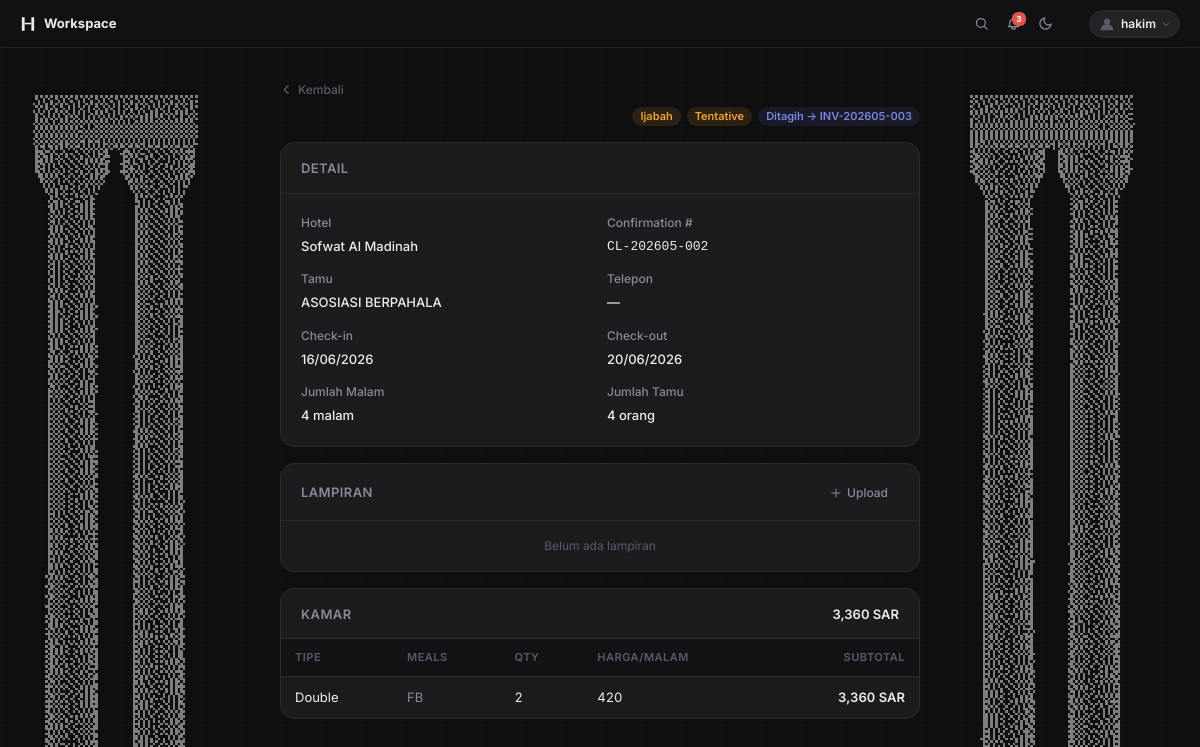
Page /cl/3/ (signed in) on the committed database.
### invoices/models.py (models this page shows, shortened)
class ConfirmationLetter(models.Model):
    company = models.CharField(max_length=20, choices=COMPANY_CHOICES, default='konoz')
    client  = models.ForeignKey('Client', null=True, blank=True, on_delete=models.SET_NULL, related_name='cls')
    hotel_name = models.CharField(max_length=200)
    guest_name = models.CharField(max_length=200)
    guest_phone = models.CharField(max_length=50, blank=True)
    check_in = models.DateField(null=True, blank=True)
    check_out = models.DateField(null=True, blank=True)
    confirmation_number = models.CharField(max_length=100)
    reservation_status = models.CharField(max_length=50, default='DEFINITE')
    invoice = models.ForeignKey(
        'Invoice',
        null=True, blank=True,
        on_delete=models.SET_NULL,
        related_name='confirmation_letters',
    )
    note = models.TextField(blank=True)
    ai_summary = models.TextField(blank=True)
    created_at = models.DateTimeField(auto_now_add=True)
    updated_at = models.DateTimeField(auto_now=True)
    class Meta:
        ordering = ['-created_at']
    @property
    def num_nights(self):
        if self.check_in and self.check_out:
            return (self.check_out - self.check_in).days
        return 0
    @property
    def total_price(self):
        return sum(r.subtotal for r in self.rooms.all())
    @property
    def num_guests(self):
        capacity = {'Double': 2, 'Triple': 3, 'Quad': 4, 'Quint': 5}
        return sum(capacity.get(r.room_type, 1) * r.quantity for r in self.rooms.all())

class Invoice(models.Model):
    company = models.CharField(max_length=20, choices=COMPANY_CHOICES, default='konoz')
    client  = models.ForeignKey('Client', null=True, blank=True, on_delete=models.SET_NULL, related_name='invoices')
    invoice_type = models.CharField(max_length=20, choices=INVOICE_TYPE_CHOICES, default='hotel')
    invoice_number = models.CharField(max_length=100)
    customer_name = models.CharField(max_length=200)
    issued_date = models.DateField(null=True, blank=True)
    due_date = models.DateField(null=True, blank=True)
    currency = models.CharField(max_length=10, default='SAR')
    ai_summary = models.TextField(blank=True)
    created_at = models.DateTimeField(auto_now_add=True)
    updated_at = models.DateTimeField(auto_now=True)
    class Meta:
        ordering = ['-created_at']
    @property
    def total_sar(self):
        return sum(r.total_sar for r in self.reservations.all())
    @property
    def total_paid_sar(self):
        from .utils import convert_to_sar
        return sum(
            int(round(convert_to_sar(float(p.amount), p.currency, float(p.exchange_rate))))
            for p in self.payments.all()
        )
    @property
    def remaining_sar(self):
        return self.total_sar - self.total_paid_sar

class Room(models.Model):
    cl = models.ForeignKey(ConfirmationLetter, on_delete=models.CASCADE, related_name='rooms')
    room_type = models.CharField(max_length=50)
    meals = models.CharField(max_length=100, blank=True)
    quantity = models.PositiveIntegerField(default=1)
    price = models.DecimalField(max_digits=12, decimal_places=2, default=0)
    @property
    def subtotal(self):
        nights = self.cl.num_nights or 1
        return float(self.price) * self.quantity * nights

### invoices/views/cl_views.py (the view)
# urls.py: path('cl/<int:pk>/', views.cl_detail, name='cl_detail'),
@login_required
def cl_detail(request, pk):
    cl = get_object_or_404(ConfirmationLetter, pk=pk)
    return render(request, "invoices/cl/cl_detail.html", {
        "cl": cl,
        "ai_summary": cl.ai_summary or None,
    })

### invoices/utils.py (called while the page is built)
def convert_to_sar(amount, currency, exchange_rate):
    if currency == "SAR":
        return amount
    elif currency == "IDR":
        return amount / exchange_rate if exchange_rate != 0 else 0
    else:  # USD or others
        return amount * exchange_rate

### invoices/templates/invoices/cl/cl_detail.html (shortened to what this page needs)
{% extends 'invoices/partials/_base.html' %}
{% load static humanize %}
{% block content %}
<div class="page-sm">
  <div class="page-header" style="margin-bottom:16px;justify-content:flex-end;align-items:flex-end;">
    <div style="display:flex;gap:6px;align-items:center;flex-wrap:wrap;justify-content:flex-end;width:100%;">
      {% if cl.company == 'ijabah' %}<span class="badge badge-yellow">Ijabah</span>
      {% else %}<span class="badge badge-blue">Konoz</span>{% endif %}
      {% if cl.reservation_status == 'DEFINITE' %}<span class="badge badge-green">Definite</span>
      {% else %}<span class="badge badge-yellow">Tentative</span>{% endif %}
      {% if cl.invoice %}
      <a href="{% url 'invoice_detail' cl.invoice.pk %}" class="badge badge-blue" style="text-decoration:none;" title="Ditagih dalam invoice ini">
        Ditagih → {{ cl.invoice.invoice_number }}
      </a>
      {% endif %}
    </div>
  </div>
  <div class="card">
    <div class="card-header"><span class="card-title">Detail</span></div>
    <div class="card-body">
      <div class="grid-2">
        <div class="field"><div class="field-label">Hotel</div><div class="field-value">{{ cl.hotel_name }}</div></div>
        <div class="field"><div class="field-label">Confirmation #</div><div class="field-value copyable" style="font-family:monospace;" onclick="copyText('{{ cl.confirmation_number }}')" title="Klik untuk menyalin">{{ cl.confirmation_number }}</div></div>
        <div class="field"><div class="field-label">Tamu</div><div class="field-value">{{ cl.guest_name }}</div></div>
        <div class="field"><div class="field-label">Telepon</div><div class="field-value">{{ cl.guest_phone|default:"—" }}</div></div>
        <div class="field"><div class="field-label">Check-in</div><div class="field-value">{% if cl.check_in %}{{ cl.check_in|date:"d/m/Y" }}{% else %}—{% endif %}</div></div>
        <div class="field"><div class="field-label">Check-out</div><div class="field-value">{% if cl.check_out %}{{ cl.check_out|date:"d/m/Y" }}{% else %}—{% endif %}</div></div>
        <div class="field"><div class="field-label">Jumlah Malam</div><div class="field-value">{{ cl.num_nights }} malam</div></div>
        <div class="field"><div class="field-label">Jumlah Tamu</div><div class="field-value">{{ cl.num_guests }} orang</div></div>
      </div>
    </div>
  </div>
  {% include 'invoices/partials/_attachments.html' with target_type="cl" target_id=cl.pk attachments=cl.attachments.all %}
  <div class="card">
    <div class="card-header">
      <span class="card-title">Kamar</span>
      <span style="font-size:13px;font-weight:600;color:var(--text);">{{ cl.total_price|floatformat:0|intcomma }} SAR</span>
    </div>
    <div class="table-wrap">
      <table>
        <thead>
          <tr><th>Tipe</th><th class="col-m-hide">Meals</th><th class="col-m-hide">Qty</th><th class="col-m-hide">Harga/Malam</th><th style="text-align:right;">Subtotal</th></tr>
        </thead>
        <tbody>
          {% for room in cl.rooms.all %}
          <tr>
            <td class="col-m-primary">
              {{ room.room_type }}
            </td>
            <td class="col-m-hide" style="color:var(--text-2);">{{ room.meals|default:"—" }}</td>
            <td class="mono col-m-hide">{{ room.quantity }}</td>
            <td class="mono col-m-hide">{{ room.price|floatformat:0|intcomma }}</td>
            <td class="mono col-m-amount" style="font-weight:600;text-align:right;">{{ room.subtotal|floatformat:0|intcomma }} SAR</td>
          </tr>
          {% empty %}
          <tr><td colspan="5" style="text-align:center;color:var(--text-3);padding:20px;">Tidak ada data kamar</td></tr>
          {% endfor %}
        </tbody>
      </table>
    </div>
  </div>
</div>
{% endblock %}

### invoices/templates/invoices/partials/_base.html (shortened to what this page needs)
{% load static %}
<!DOCTYPE html>
<html lang="en" data-theme="dark">
<head>
  <link rel="stylesheet" href="{% static 'invoices/css/design.css' %}">
</head>
<body>
  <nav class="topbar">
    <a href="{% url 'home' %}" class="topbar-brand" data-shortcut="home">
  <svg width="16" height="16" viewBox="0 0 26 26" fill="none" xmlns="http://www.w3.org/2000/svg">
    <rect x="3" y="2" width="4.5" height="22" fill="currentColor"/>
    <rect x="18.5" y="2" width="4.5" height="22" fill="currentColor"/>
    <rect x="7.5" y="11" width="11" height="2.5" fill="currentColor"/>
  </svg>
  Workspace
</a>
    {% if user.is_authenticated %}
    <div class="topbar-right">
      <button type="button" id="btn-search" class="topbar-icon-btn" title="Cari (/)">
        <svg width="15" height="15" fill="none" stroke="currentColor" stroke-width="2" viewBox="0 0 24 24"><circle cx="11" cy="11" r="7"/><path stroke-linecap="round" d="M21 21l-4.35-4.35"/></svg>
      </button>
      <button type="button" class="topbar-icon-btn" id="btn-notif" title="Notifikasi">
        {% if due_soon_count %}<span class="notif-badge">{{ due_soon_count }}</span>{% endif %}
      </button>
      <button type="button" id="btn-theme" class="topbar-icon-btn" title="Ganti tema" onclick="toggleTheme()">
        <svg id="icon-moon" width="15" height="15" fill="none" stroke="currentColor" stroke-width="2" viewBox="0 0 24 24"><path stroke-linecap="round" stroke-linejoin="round" d="M21 12.79A9 9 0 1111.21 3a7 7 0 009.79 9.79z"/></svg>
      </button>
      <div class="account-wrap" id="account-wrap">
        <button type="button" id="btn-account" class="account-btn" aria-label="Akun">
          {% if user.profile.avatar %}
          <img src="{{ user.profile.avatar.url }}" class="account-avatar-img" alt="{{ user.username }}">
          {% else %}
          <svg class="account-avatar-default" width="18" height="18" viewBox="0 0 20 20" fill="none" xmlns="http://www.w3.org/2000/svg">
            <circle cx="10" cy="7.5" r="3.5" fill="currentColor"/>
            <path d="M3 17c0-3.866 3.134-7 7-7s7 3.134 7 7" fill="currentColor"/>
          </svg>
          {% endif %}
          <span class="account-username">{{ user.username }}</span>
          <svg class="account-chevron" width="10" height="10" fill="none" stroke="currentColor" stroke-width="2.5" viewBox="0 0 24 24"><path stroke-linecap="round" stroke-linejoin="round" d="M19 9l-7 7-7-7"/></svg>
        </button>
      </div>
    </div>
    {% endif %}
  </nav>
  {% block content %}{% endblock %}
</body>
</html>

### invoices/templates/invoices/partials/_base.html (style rules this page uses)
.page, .page-sm, .center-wrap, .card, .modal-overlay, #search-overlay { position: relative; z-index: 1; }

### rows in the picture
ConfirmationLetter: invoice.invoice_number "INV-202605-003", hotel_name "Sofwat Al Madinah", confirmation_number "CL-202605-002", guest_name "ASOSIASI BERPAHALA", guest_phone "—", check_in "16/06/2026", check_out "20/06/2026", num_nights "4", num_guests "4", total_price "3,360"
Room: room_type "Double", meals "FB", quantity "2", price "420", subtotal "3,360"

### other values in the picture
{{ due_soon_count }} "3"
{{ user.username }} "hakim"
